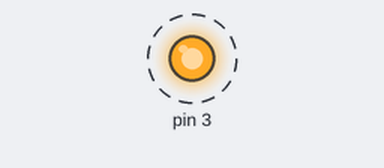
Bench run of a program on a simulated Raspberry Pi (header pin numbers). On the bench: output pins drawn as LEDs (lit = HIGH). Dashed ring = blinking.

Above: at 0.5 s.
Timing chart, 0 to 4.6 s (numbered marks = the images above):
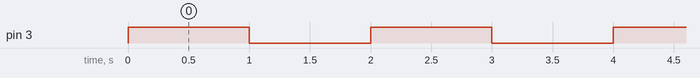

The program:

nullfolder.py
````python
import RPi.GPIO as GPIO
import time

GPIO.setmode(GPIO.BOARD)
GPIO.setup(3,GPIO.OUT)
while True :
    GPIO.output(3,True)
    time.sleep(1)
    GPIO.output(3,False)
    time.sleep(1)


# Multiple led blinking

"""


import RPi.GPIO as GPIO
import time

# Set up the GPIO mode to use physical pin numbers
GPIO.setmode(GPIO.BOARD)

# Set up pins 3, 5, 7, and 11 as output pins for the LEDs
GPIO.setup(3, GPIO.OUT)
GPIO.setup(5, GPIO.OUT)
GPIO.setup(7, GPIO.OUT)
GPIO.setup(11, GPIO.OUT)

# Infinite loop to blink the LEDs
try:
    while True:
        # Turn all LEDs on
        GPIO.output(3, True)
        GPIO.output(5, True)
        GPIO.output(7, True)
        GPIO.output(11, True)
        time.sleep(1)

        # Turn all LEDs off
        GPIO.output(3, False)
        GPIO.output(5, False)
        GPIO.output(7, False)
        GPIO.output(11, False)
        time.sleep(1)

except KeyboardInterrupt:
    # Clean up GPIO settings when exiting the program
    GPIO.cleanup()

"""


# Buzzer
"""
import RPi.GPIO as GPIO
import time

GPIO.setmode(GPIO.BOARD)  # Use physical pin numbering
GPIO.setup(3, GPIO.OUT)  # Pin 3 on the Raspberry Pi board (physical pin 3)

while True:
    GPIO.output(3, True)  # Turn LED on
    time.sleep(1)  # Wait for 1 second
    GPIO.output(3, False)  # Turn LED off
    time.sleep(1)  # Wait for 1 second


"""

# nano index.md
# vim index.md

##3
# sudo apt install python3-pip
# pip3 install grip
# grip index.md


###
# [![Typora — a markdown editor, markdown reader.](https://tse2.mm.bing.net/th/id/OIP.VoqDm3kZU4HazLyb_k1r-gHaEf?pid=Api)](https://typora.io/?utm_source=chatgpt.com)

# Haan, **Typora** ek lightweight aur distraction-free Markdown editor hai jo Raspberry Pi par GUI (Graphical User Interface) mein achhe se kaam karta hai. Iska use karke aap apne `.md` (Markdown) files ko text aur images ke saath **properly render** kar sakte ho.

# ---

# ### Raspberry Pi par Typora kaise install karein?

# #### **Option 1: Snap Store se install karein**

# 1. **Snap support enable karein**:

#    ```bash
#    sudo apt update
#    sudo apt install snapd
#    sudo reboot
#    ```

# 2. **Typora install karein**:

#    ```bash
#    sudo snap install typora
#    ```

# 3. **Typora launch karein**:

#    * Menu se **Typora** search karke open karein.
#    * Ya terminal mein type karein:

#      ```bash
#      typora
#      ```

# **Note:** Snap packages thode heavy ho sakte hain, lekin ye installation ka sabse aasan tareeka hai.

# #### **Option 2: Official DEB package se install karein**

# 1. [Typora ke official website](https://typora.io/) par jaake **Linux (DEB)** version download karein.

# 2. Terminal mein navigate karke file ka path specify karein aur install karein:

#    ```bash
#    sudo dpkg -i typora-x.x.x.deb
#    sudo apt-get install -f
#    ```

# **Note:** Ye method thoda manual hai, lekin agar aapko Snap package nahi chahiye toh ye option use kar sakte hain.

# ---

# ### Typora ka use kaise karein?

# * **Text aur images render**: Typora mein aap jo likhte ho, wahi aapko real-time mein dikhta hai. Images ko drag-and-drop ya Markdown syntax se add kar sakte ho.

# * **Themes aur customization**: Typora mein built-in themes hain. Aap **Preferences** mein jakar theme change kar sakte ho.

# * **Export options**: Typora se aap apne documents ko PDF, HTML, Word, ya RTF format mein export kar sakte ho.

# ---

# ###

# Agar aapko sirf `.md` file ko render karna hai bina editor ke, toh aap **Grip** tool ka use kar sakte ho:

# 1. Grip install karein:

#    ```bash
#    sudo apt install grip
#    ```

# 2. File ko render karein:

#    ```bash
#    grip index.md
#    ```

# 3. Browser mein open karein:

#    ```bash
#    xdg-open http://localhost:6419
#    ```

# Isse aap apne Markdown file ko browser mein dekh sakte ho bina kisi editor ke.

# ---

# Agar aap chahen, toh main aapko **Typora ka step-by-step guide** ya **Markdown syntax cheat sheet** bhi provide kar sakta hoon.
````

Measured:
- by itself, pin 3: alternates HIGH for 1.0 s and LOW for 1.0 s
